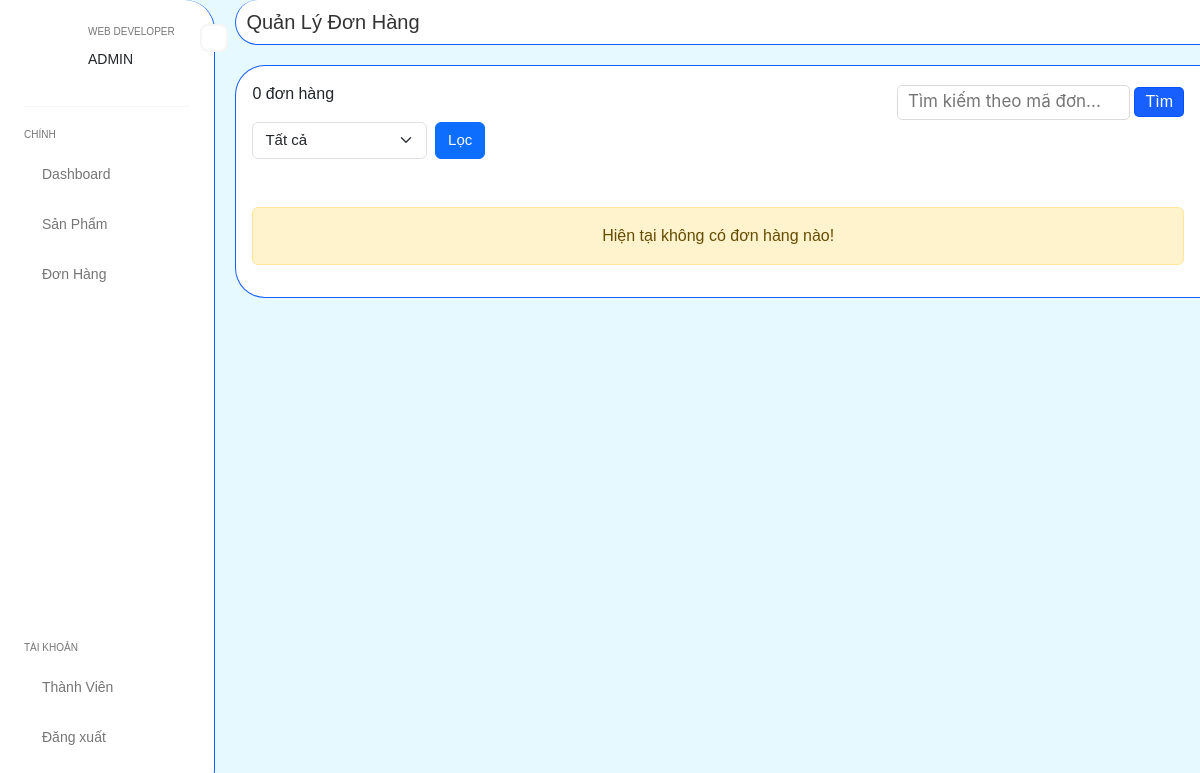
Page /admin/orders (signed in) on the earlier database version.
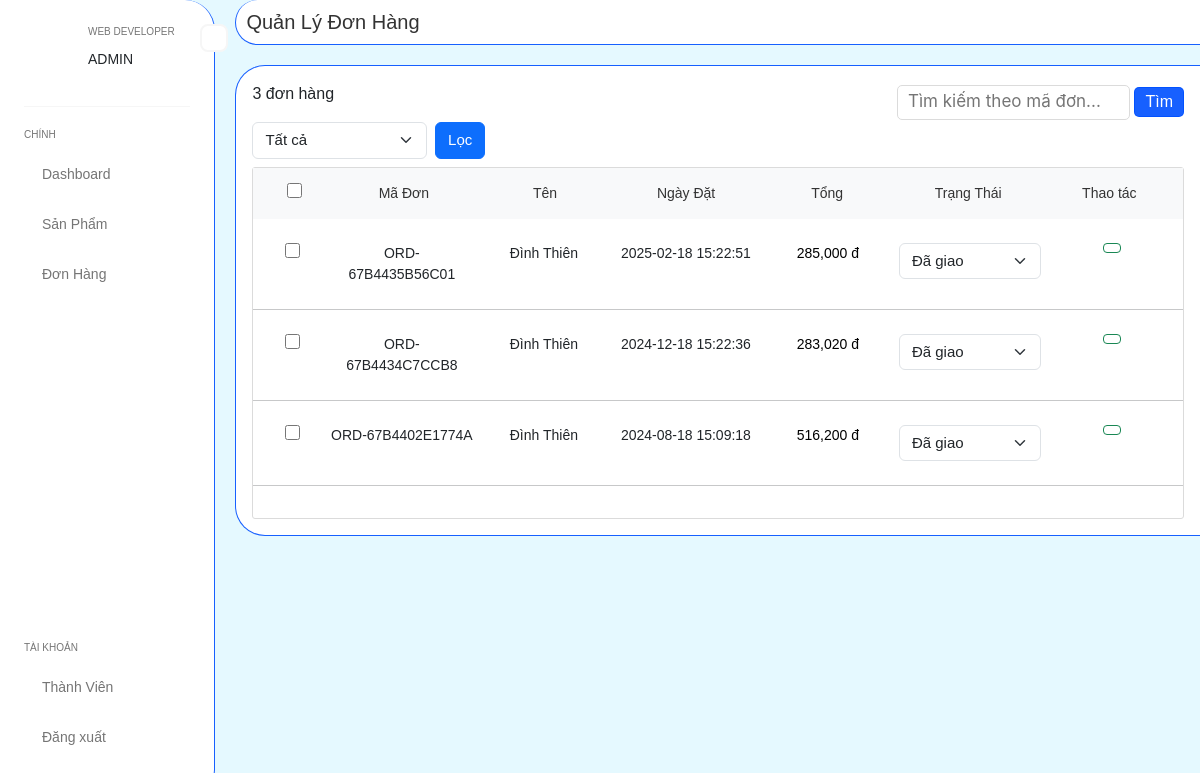
Same page on the later database version.
### tables this page shows
CREATE TABLE `orders` (
  `id` int(11) NOT NULL,
  `user_id` int(11) NOT NULL,
  `voucher_id` int(11) DEFAULT NULL,
  `staff_id` int(11) DEFAULT NULL,
  `code_order` varchar(100) NOT NULL,
  `total` double(10,0) NOT NULL,
  `by_date` datetime NOT NULL DEFAULT current_timestamp(),
  `status` tinyint(4) NOT NULL DEFAULT 1
);

CREATE TABLE `users` (
  `id` int(11) NOT NULL,
  `name` varchar(255) NOT NULL,
  `phone` text DEFAULT NULL,
  `email` varchar(100) NOT NULL,
  `url_image` varchar(100) DEFAULT NULL,
  `password` varchar(255) NOT NULL,
  `address` varchar(1000) DEFAULT NULL,
  `address_detail` varchar(255) DEFAULT NULL,
  `role` tinyint(4) NOT NULL DEFAULT 0,
  `status` tinyint(4) NOT NULL DEFAULT 0
);

### app/views/Viewer.php (called while the page is built, shortened)
<?php
abstract class Viewer {
    public function render($view, $data = []) {
        extract($data);
        require_once 'app/views/'. $view. '.php';
    }
}

### app/controllers/admin/Order.php (called while the page is built, shortened)
<?php
class Order extends Base
{
    public $data = [];
    private $OrderModel;
    public static $item_page = 10;
    public function __construct()
    {
        $this->OrderModel = $this->model('OrderModel');
    }
    public function index()
    {
        $this->OrderModel->__set('item_page', self::$item_page);
        $current_page = isset($_GET['page']) ? $_GET['page'] : 1;
        $this->OrderModel->__set('current_page', $current_page);
        $code = isset($_GET['code']) ? trim($_GET['code']) : null;
        $this->OrderModel->__set('code', $code);
        $status = isset($_GET['status']) ? $_GET['status'] : 0;
        $this->OrderModel->__set('status', $status);
        $orders = $this->OrderModel->get_order_admin();
        $total = $this->OrderModel->total();
        $this->data['sub_content']['total_order'] = $total;
        $this->data['title_page'] = 'Quản Lý Đơn Hàng';
        $this->data['content'] = 'admin/orders/index';
        $this->data['sub_content']['orders'] = $orders;
        $this->render('layouts/main_admin', $this->data);
    }
}

### app/core/Router.php (called while the page is built, shortened)
<?php
class Router {
    private $routes = [];
    public function create(string $path, array $params) {
        $regex_path = preg_replace('/\{(.+?)\}/', '([^/]+)', $path);
        $regex_path = str_replace('/', '\/', $regex_path);
        $this->routes[] = [
            'regex_path' => $regex_path,
            'params' => $params
        ];
    }
    public function dispatch($path) {
        foreach ($this->routes as $route) {
            if(preg_match("/^{$route['regex_path']}$/", $path, $matches)) {
                unset($matches[0]);
                [$__controller, $__action] = $route['params'];
                $__controller = new $__controller;
                return call_user_func_array([$__controller, $__action], $matches);
            }
        }
        exit;
    }
}

### app/core/App.php (called while the page is built, shortened)
<?php
class App {
    public function __construct() {
        $this->router = new Router();
        $url = $_SERVER['PATH_INFO'] ?? '/';
        $this->router->dispatch($url);
    }
}

### index.php (called while the page is built, shortened)
<?php
spl_autoload_register(function ($class) {
    $path = str_replace('\\', DIRECTORY_SEPARATOR, $class) . '.php';
});
$app = new app\core\App;

### app/controllers/Base.php (called while the page is built, shortened)
<?php
abstract class Base extends Viewer
{
    protected function model($model)
    {
        $class_model = 'app\\models\\' . $model;
        if (class_exists($class_model)) {
            return new $class_model();
        }
        return false;
    }
}

### app/core/Database.php (called while the page is built, shortened)
<?php
class Database
{
  private $pdo;
  public function __construct(private $servername, private $database, private $username, private $password, private $charset)
  {
    try {
      $dsn = "mysql:host=$this->servername;dbname=$this->database;charset=$this->charset";
      $this->pdo = new PDO($dsn, $this->username, $this->password);
      $this->pdo->setAttribute(PDO::ATTR_ERRMODE, PDO::ERRMODE_EXCEPTION);
    } catch (PDOException $e) {
      echo "Connection failed: " . $e->getMessage();
    }
  }
  private function query($sql, $param = [])
  {
    $stmt = $this->pdo->prepare($sql);
    if ($param) {
      $stmt->execute($param);
    } else {
      $stmt->execute();
    }
    return $stmt;
  }
  protected function getAll($sql, $param = [])
  {
    $stmt = $this->query($sql, $param);
    return $stmt->fetchAll(PDO::FETCH_ASSOC);
  }
}

### app/models/ModelSetup.php (called while the page is built, shortened)
<?php
trait ModelSetup {
    private $setups = [];
    public function __get($name) {
        return $this->setups[$name] ?? null;
    }
    public function __set($name, $value) {
        $this->setups[$name] = $value;
    }
}

### app/models/OrderModel.php (called while the page is built, shortened)
<?php
class OrderModel extends Model
{
    public function get_order_admin()
    {
        $item_page = $this->__get('item_page');
        $offset = ($this->__get('current_page') - 1) * $item_page;
        $status = $this->__get('status');
        $sql = "SELECT o.id, o.code_order, u.name, o.by_date, o.total, o.status ";
        $sql .= "FROM orders o ";
        $sql .= "LEFT JOIN users u ON o.user_id = u.id ";
        $sql .= "WHERE 1 ";
        $sql .= "ORDER BY o.id DESC ";
        $sql .= "LIMIT {$item_page} OFFSET {$offset}";
        return $this->getAll($sql);
    }
}

### app/views/admin/orders/index.php (the view, shortened to what the rows shown need)
<div class="custom-admin__content">
    <div class="custom-content__show p-3">
        <?php if(!empty($orders)): ?>
        <form action="<?= _WEB_ROOT_ ?>/admin/order/handle_update_groups" method="POST"
            onsubmit="return confirm('Bạn có chắc muốn duyệt tất cả đơn hàng này!')">
            <div class="custom-content__show--main">
                <div class="custom-content__show--main--top bg-light">
                    <div class="row ">
                    </div>
                </div>
                <?php
                    foreach ($orders as $order):?>
                    <div class="custom-table__item">
                        <div class="row my-4 g-0">
                            <div class="col-1">
                                <div class="text-center">
                                    <input type="checkbox" value="<?= $order['id'] ?>" name="order_groups[]"
                                        class="custom-table__check check-item" type="checkbox">
                                </div>
                            </div>
                            <div class="col-11">
                                <div class="row g-0">
                                    <div class="col-lg-2 col-3">
                                        <p class="m-0 fs-12 text-center"><?= $order['code_order'] ?></p>
                                    </div>
                                    <div class="col-lg-2 col-3">
                                        <p class="m-0 fs-12 text-center"><?= $order['name'] ?></p>
                                    </div>
                                    <div class="col-lg-2 col-4">
                                        <p class="m-0 fs-12 text-center"><?= $order['by_date'] ?></p>
                                    </div>
                                    <div class="col-lg-2 col-3">
                                        <p class="m-0 text-black fs-12 text-center">
                                            <?= number_format($order['total']) ?> đ
                                        </p>
                                    </div>
                                    <div class="col-lg-2 col-3">
                                        <select onchange="update_status_order(this, '<?= $order['id'] ?>')"
                                            class="form-select form-select-md fs-15">
                                            <option <?= ($order['status'] == 4 ? 'selected' : ($order['status'] == 3 ? '' : 'disabled')) ?> value="4">Đã giao</option>
                                        </select>
                                    </div>
                                    <div class="col-lg-2 col-2 ">
                                        <div class="d-flex justify-content-center gap-2">
                                            <button type="button" onclick="get_order_by_id(this)" data-bs-toggle="modal"
                                                data-bs-target="#showOrderModal"
                                                data-id="<?= $order['id'] ?>" class="btn btn-outline-success btn-sm"></button>
                                        </div>
                                    </div>
                                </div>
                            </div>
                        </div>
                    </div>
                    <hr>
                <?php endforeach ?>
            </div>
        </form>
        <?php else: ?>
            <div class="d-flex align-items-center justify-content-center mt-5">
                <p class="alert alert-warning w-100 text-center">Hiện tại không có đơn hàng nào!</h3>
            </div>
        <?php endif ?>
    </div>
</div>

Differences in the rows shown:
added orders: code_order "ORD-67B4435B56C01", user.name "Đình Thiên", by_date "2025-02-18 15:22:51", total "285,000", status+id "Đã giao"
added orders: code_order "ORD-67B4434C7CCB8", user.name "Đình Thiên", by_date "2024-12-18 15:22:36", total "283,020", status+id "Đã giao"
added orders: code_order "ORD-67B4402E1774A", user.name "Đình Thiên", by_date "2024-08-18 15:09:18", total "516,200", status+id "Đã giao"
Other differences:
$total_order['total']: "0" → "3"
form field value: (not shown) → "☐"
text no longer shown: "Hiện tại không có đơn hàng nào!"
text now shown: "Mã Đơn Tên Ngày Đặt Tổng Trạng Thái Thao tác"
